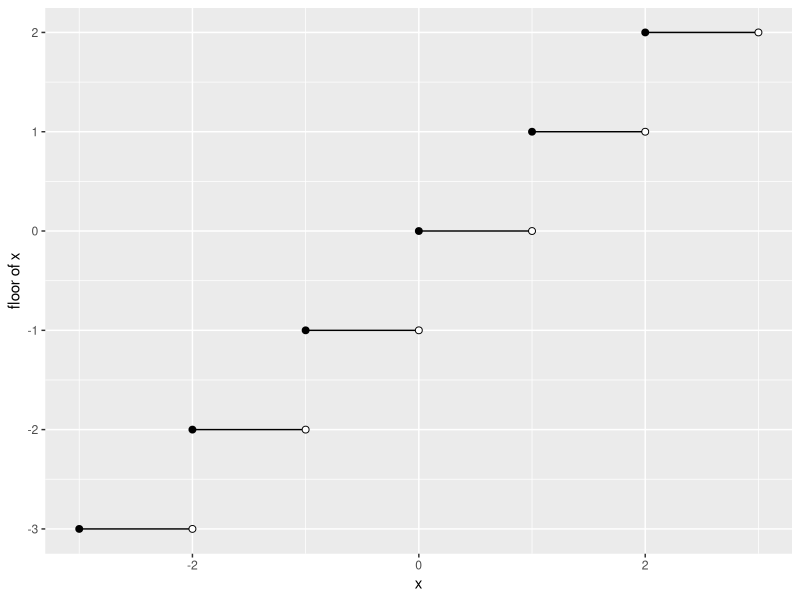

Source code (R):
## ---- chunk 1
#| code-fold: true
#| echo: !expr knitr::is_html_output()
#| message: false
#| warning: false
#| fig-alt: >-
#|   The graph of the floor function from -3 to 3. It is a staircase of
#|   horizontal steps one unit long. Each step starts with a filled dot at an
#|   integer k at height k and ends with an open dot just before k + 1.

# one step per integer k, from x = k to x = k + 1 at height k
k <- -3:2
steps <- data.frame(x = k, xend = k + 1, y = k)

floor_plot <- ggplot2::ggplot(steps) +
  ggplot2::geom_segment(ggplot2::aes(x = x, xend = xend, y = y, yend = y)) +
  ggplot2::geom_point(ggplot2::aes(x = x, y = y), size = 2) +
  ggplot2::geom_point(
    ggplot2::aes(x = xend, y = y),
    size = 2, shape = 21, fill = "white"
  ) +
  ggplot2::labs(x = "x", y = "floor of x")

floor_plot
